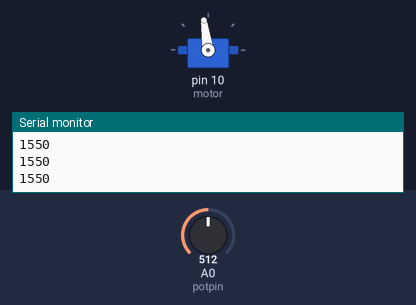
The sketch below on a simulated Arduino Uno, built with avr-gcc and run on an emulated ATmega328P. Shown: servo, the last lines printed to the serial monitor. The test bench sets the inputs (shaded band); at power-on: A0 (potpin) = 512.

Above: at 1.2 s.
1.3 s: A0 (potpin) set to 716
At 2.5 s:
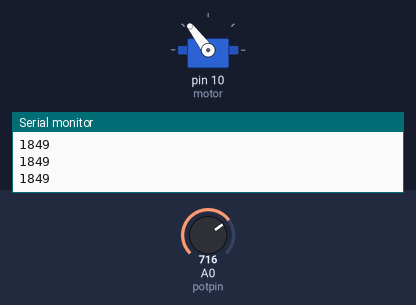
2.8 s: A0 (potpin) set to 900
At 3.8 s:
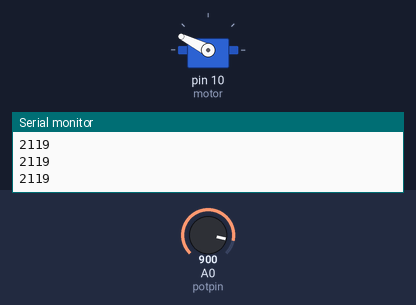
4.3 s: A0 (potpin) set to 1023
At 4.8 s:
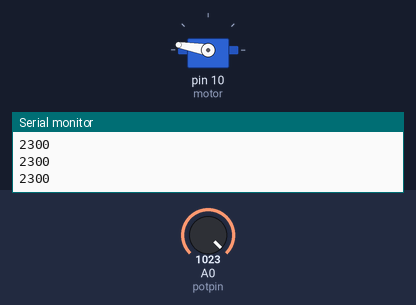
5.8 s: A0 (potpin) set to 306
At 6.1 s:
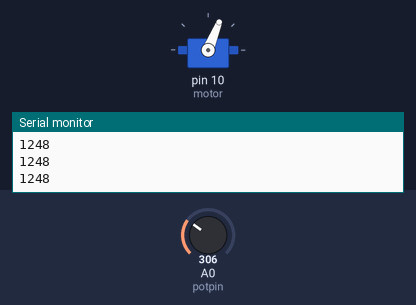
7.3 s: A0 (potpin) set to 122
At 8.3 s:
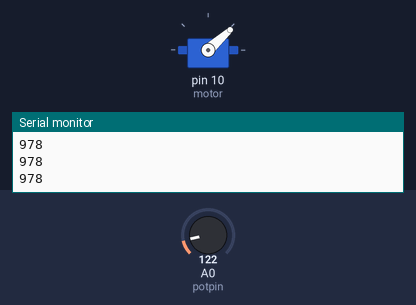
8.8 s: A0 (potpin) set to 0
At 9.4 s:
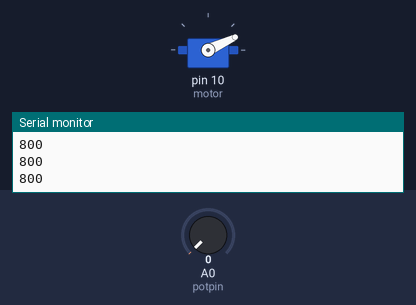
Timing chart, 0 to 11.3 s (numbered marks = the images above; inputs shaded):
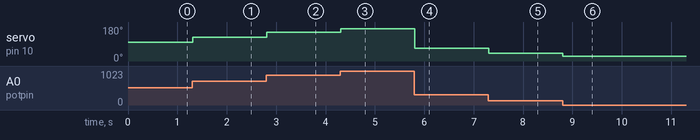

Measured:
- after the input at 1.3 s, servo on pin 10 (motor): 98° → 127° at once
- after the input at 2.8 s, servo on pin 10 (motor): 127° → 153° at once
- after the input at 4.3 s, servo on pin 10 (motor): 153° → 170° at once
- after the input at 5.8 s, servo on pin 10 (motor): 170° → 68° at once
- after the input at 7.3 s, servo on pin 10 (motor): 68° → 42° at once
- after the input at 8.8 s, servo on pin 10 (motor): 42° → 25° at once

The sketch:

sketch_mar10a.ino
```cpp
#include <Servo.h>

Servo motor;  // create servo object to control a servo

int potpin = A0;  // analog pin used to connect the potentiometer
int val;    // variable to read the value from the analog pin

void setup() {
  motor.attach(10);  // attaches the servo on pin 9 to the servo object
  Serial.begin(9600);
}

void loop() {
  val = analogRead(potpin);            // reads the value of the potentiometer (value between 0 and 1023)
  val = map(val, 0, 1023, 800, 2300);     // scale it to use it with the servo (value between 0 and 180)
  Serial.println(val);
  motor.writeMicroseconds(val);                  // sets the servo position according to the scaled value
  //delay(15);                           // waits for the servo to get there
}

//0 - 530
```
